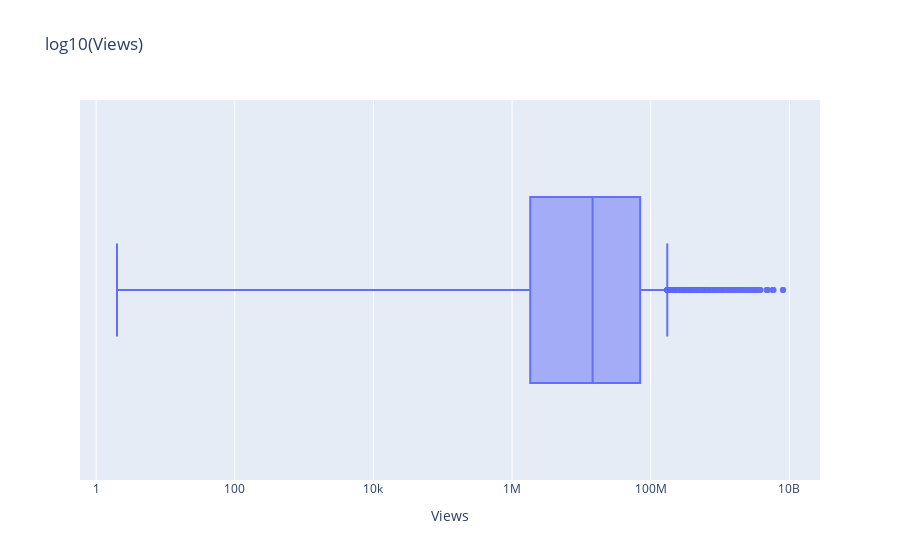
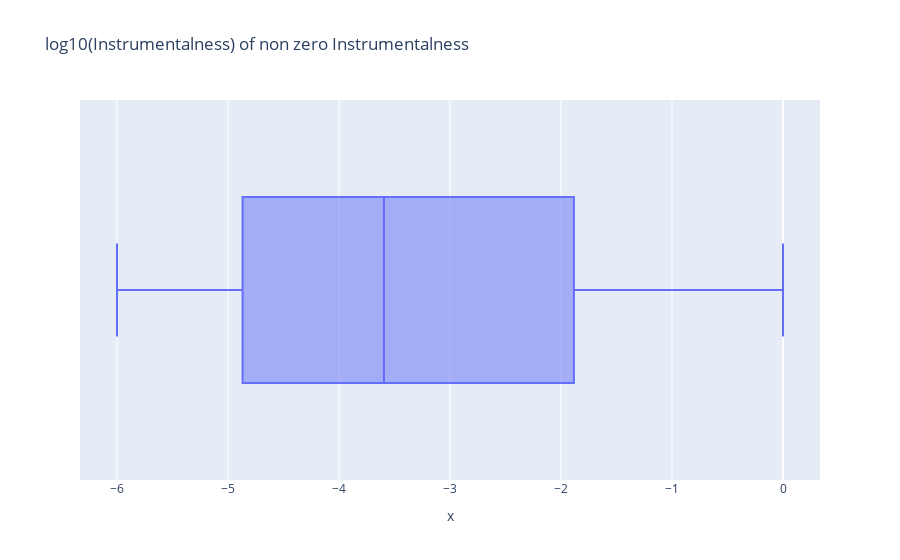
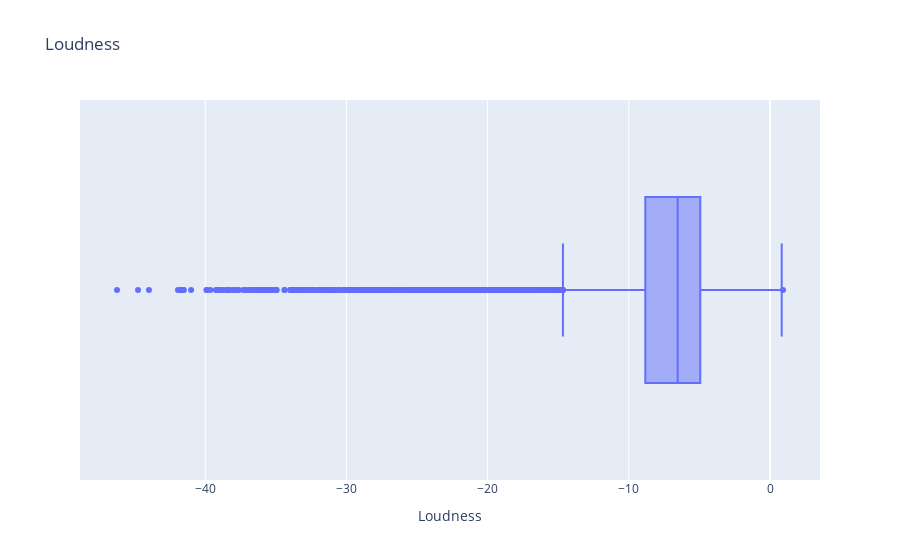
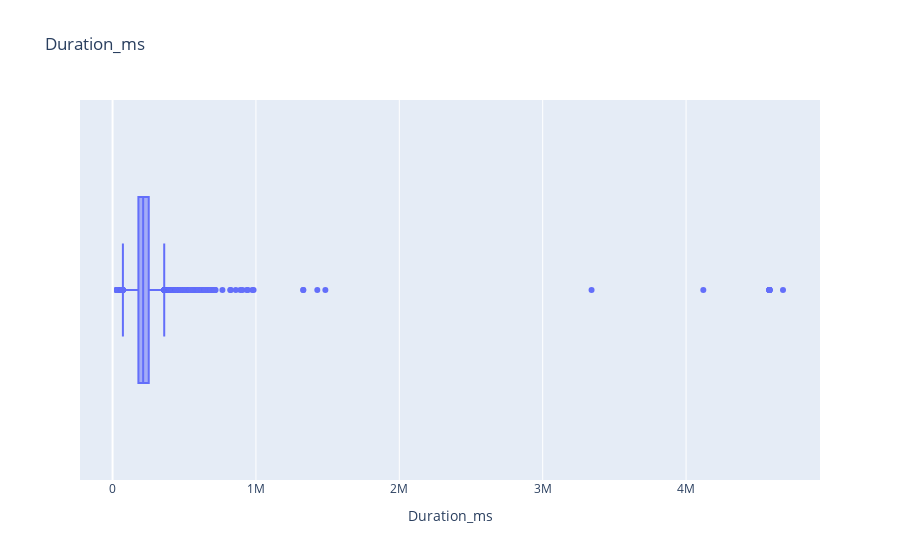

Source (notebook cell) for these figures, in order:
### Code cell
cols_for_box = ["Loudness", "Duration_ms"]
 
fig_views = px.box(df ,x = "Views", title = "log10(Views) ")
fig_views.update_layout(xaxis_type="log" )  
fig_views.show()


print(f'Number of rows with non zero Instrumentalness: {sum(df["Instrumentalness"]!=0)}')
print(f'Number of rows with zero Instrumentalness: {sum(df["Instrumentalness"]==0)}')
fig_ins = px.box(x = np.log10(df.loc[df["Instrumentalness"]!=0, "Instrumentalness"]),title = "log10(Instrumentalness) of non zero Instrumentalness").show()

for col in cols_for_box:
    px.box(df, x=col, title = col).show()

### Figure 1 — Plotly figure (JSON) as saved in the notebook; plotly's stock layout.template omitted (floating-point values rounded to 4 significant figures; data arrays with more than 128 entries replaced by an {"elided": "..."} marker saying what was removed)
{"data": [{"alignmentgroup": "True", "hovertemplate": "Views=%{x}<extra></extra>", "legendgroup": "", "marker": {"color": "#636efa"}, "name": "", "notched": false, "offsetgroup": "", "orientation": "h", "showlegend": false, "type": "box", "x": {"elided": "20246 float values"}, "x0": " ", "xaxis": "x", "y0": " ", "yaxis": "y"}], "layout": {"boxmode": "group", "legend": {"tracegroupgap": 0}, "title": {"text": "log10(Views) "}, "xaxis": {"anchor": "y", "domain": [0, 1], "title": {"text": "Views"}, "type": "log"}, "yaxis": {"anchor": "x", "domain": [0, 1]}}}

### Figure 2 — Plotly figure (JSON) as saved in the notebook; plotly's stock layout.template omitted (floating-point values rounded to 4 significant figures; data arrays with more than 128 entries replaced by an {"elided": "..."} marker saying what was removed)
{"data": [{"alignmentgroup": "True", "hovertemplate": "x=%{x}<extra></extra>", "legendgroup": "", "marker": {"color": "#636efa"}, "name": "", "notched": false, "offsetgroup": "", "orientation": "h", "showlegend": false, "type": "box", "x": {"elided": "11119 float values"}, "x0": " ", "xaxis": "x", "y0": " ", "yaxis": "y"}], "layout": {"boxmode": "group", "legend": {"tracegroupgap": 0}, "title": {"text": "log10(Instrumentalness) of non zero Instrumentalness"}, "xaxis": {"anchor": "y", "domain": [0, 1], "title": {"text": "x"}}, "yaxis": {"anchor": "x", "domain": [0, 1]}}}

### Figure 3 — Plotly figure (JSON) as saved in the notebook; plotly's stock layout.template omitted (floating-point values rounded to 4 significant figures; data arrays with more than 128 entries replaced by an {"elided": "..."} marker saying what was removed)
{"data": [{"alignmentgroup": "True", "hovertemplate": "Loudness=%{x}<extra></extra>", "legendgroup": "", "marker": {"color": "#636efa"}, "name": "", "notched": false, "offsetgroup": "", "orientation": "h", "showlegend": false, "type": "box", "x": {"elided": "20246 float values"}, "x0": " ", "xaxis": "x", "y0": " ", "yaxis": "y"}], "layout": {"boxmode": "group", "legend": {"tracegroupgap": 0}, "title": {"text": "Loudness"}, "xaxis": {"anchor": "y", "domain": [0, 1], "title": {"text": "Loudness"}}, "yaxis": {"anchor": "x", "domain": [0, 1]}}}

### Figure 4 — Plotly figure (JSON) as saved in the notebook; plotly's stock layout.template omitted (floating-point values rounded to 4 significant figures; data arrays with more than 128 entries replaced by an {"elided": "..."} marker saying what was removed)
{"data": [{"alignmentgroup": "True", "hovertemplate": "Duration_ms=%{x}<extra></extra>", "legendgroup": "", "marker": {"color": "#636efa"}, "name": "", "notched": false, "offsetgroup": "", "orientation": "h", "showlegend": false, "type": "box", "x": {"elided": "20246 float values"}, "x0": " ", "xaxis": "x", "y0": " ", "yaxis": "y"}], "layout": {"boxmode": "group", "legend": {"tracegroupgap": 0}, "title": {"text": "Duration_ms"}, "xaxis": {"anchor": "y", "domain": [0, 1], "title": {"text": "Duration_ms"}}, "yaxis": {"anchor": "x", "domain": [0, 1]}}}
